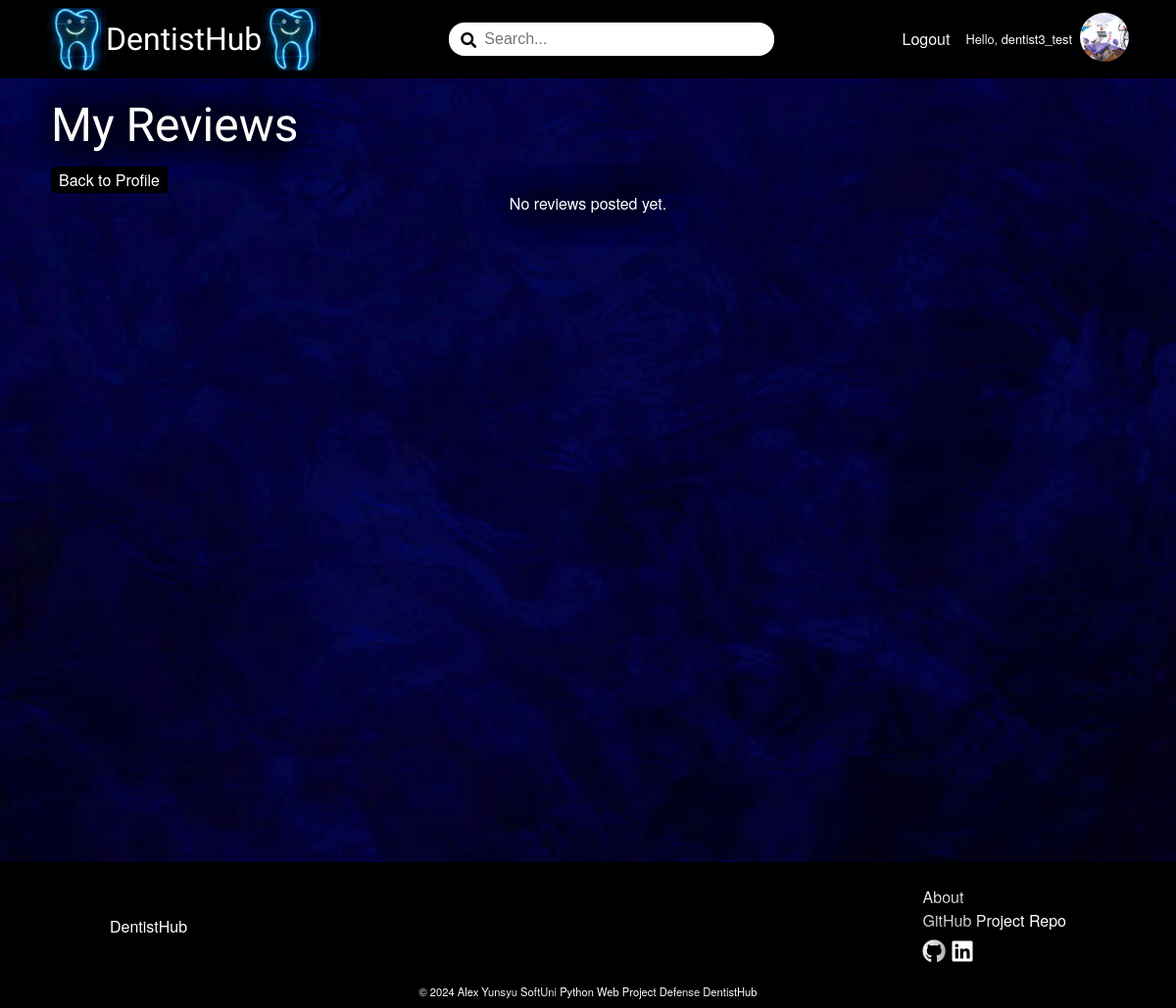
The page /review/my-reviews/7/ (signed in) on the database its author committed.
### DentistBook/account/models.py (models this page shows)
class AppUser(AbstractUser):
    MAX_LENGTH_ROLE = 15
    ROLES = (
        ('Client', 'Client'),
        ('Dentistsoffice', 'Dentist'),
    )
    role = models.CharField(
        max_length=MAX_LENGTH_ROLE,
        choices=ROLES,
        blank=True
    )

### DentistBook/dentistsoffice/models.py (models this page shows, shortened)
class DentistsofficeProfile(models.Model):
    MIN_LENGTH_NAME = 2
    MAX_LENGTH_NAME = 50
    MIN_LENGTH_ADDRESS = 5
    MAX_LENGTH_ADDRESS = 50
    MIN_LENGTH_CITY = 2
    MAX_LENGTH_CITY = 50
    MAX_DIGITS_GEOLOCATION = 18
    DECIMAL_PLACES_GEOLOCATION = 15
    MIN_VALUE_GEOLOCATION_LATITUDE = -90
    MAX_VALUE_GEOLOCATION_LATITUDE = 90
    MIN_VALUE_GEOLOCATION_LONGITUDE = -180
    MAX_VALUE_GEOLOCATION_LONGITUDE = 180
    MIN_LENGTH_ABOUT = 10
    MAX_LENGTH_ABOUT = 500
    class Meta:
        verbose_name = 'Dentists office Profile'
    name = models.CharField(
        max_length=MAX_LENGTH_NAME,
        validators=(validators.MinLengthValidator(MIN_LENGTH_NAME),),
        null=False,
        blank=False
    )
    address = models.CharField(
        max_length=MAX_LENGTH_ADDRESS,
        validators=(validators.MinLengthValidator(MIN_LENGTH_ADDRESS),),
        null=False,
        blank=False
    )
    city = models.CharField(
        max_length=MAX_LENGTH_CITY,
        validators=(
            validators.MinLengthValidator(MIN_LENGTH_CITY),
            validate_dentistsoffice_city_name,
        ),
        null=False,
        blank=False
    )
    geolocation_latitude = models.DecimalField(
        max_digits=MAX_DIGITS_GEOLOCATION,
        decimal_places=DECIMAL_PLACES_GEOLOCATION,
        validators=(
            validators.MinValueValidator(MIN_VALUE_GEOLOCATION_LATITUDE),
            validators.MaxValueValidator(MAX_VALUE_GEOLOCATION_LATITUDE)
        ),
        null=True,
        blank=True
        )
    geolocation_longitude = models.DecimalField(
        max_digits=MAX_DIGITS_GEOLOCATION,
        decimal_places=DECIMAL_PLACES_GEOLOCATION,
        validators=(
            validators.MinValueValidator(MIN_VALUE_GEOLOCATION_LONGITUDE),
            validators.MaxValueValidator(MAX_VALUE_GEOLOCATION_LONGITUDE)
        ),
        null=True,
        blank=True
        )
    about = models.TextField(
        max_length=MAX_LENGTH_ABOUT,
        validators=(validators.MinLengthValidator(MIN_LENGTH_ABOUT),),
        null=True,
        blank=True
    )
    dentistsoffice_picture = models.ImageField(
        upload_to='dentistsoffice-profile-pictures',
        validators=(validate_dentistsoffice_picture_file_size,),
        null=True,
        blank=True,
    )
    slug = models.SlugField(
        unique=True
    )
    user = models.OneToOneField(
        UserModel,
        on_delete=models.CASCADE,
        primary_key=True
    )

### DentistBook/review/views.py (the view)
# urls.py: path('my-reviews/<int:pk>/', ClientReviewsListView.as_view(), name='client-reviews-list'),
class ClientReviewsListView(auth_mixins.LoginRequiredMixin, views.ListView):
    model = Review
    template_name = 'review/client-reviews-list.html'
    context_object_name = 'reviews'
    paginate_by = 6
    def get_queryset(self):
        user = get_object_or_404(ClientProfile, pk=self.kwargs['pk'])
        queryset = Review.objects.filter(user=user.pk).order_by('-date_created')
        return queryset
    def get_context_data(self, **kwargs):
        context = super().get_context_data(**kwargs)
        user = get_object_or_404(ClientProfile, pk=self.kwargs['pk'])
        context['user'] = user
        return context

### DentistBook/common/templatetags/custom_filters.py (called while the page is built)
@register.filter
def get_role(user):
    return user.role if user.is_authenticated else ''

### DentistBook/review/templates/review/client-reviews-list.html (shortened to what this page needs)
{% extends 'base.html' %}
{% load static %}
{% block content %}
    <div class="wall-picture-container">
        <div class="main-review-container">
            <div class="reviews-header">
                <h1>My Reviews</h1>
                <a href="{% url 'client-details' %}" class="link-button">Back to Profile</a>
            </div>
        <div class="list-container">
            {% if reviews %}
                {% for review in reviews %}
                    <div class="review-container">
                        <div>
                            <p><b>Dentistsoffice:</b> {{ review.dentistsoffice }}</p>
                            <p><b>Rating:</b>
                            {% if review.rating == 1 %}
                                <i class="fas fa-star"></i>
                                <i class="far fa-star"></i>
                                <i class="far fa-star"></i>
                                <i class="far fa-star"></i>
                                <i class="far fa-star"></i>
                            {% elif review.rating == 2 %}
                                <i class="fas fa-star"></i>
                                <i class="fas fa-star"></i>
                                <i class="far fa-star"></i>
                                <i class="far fa-star"></i>
                                <i class="far fa-star"></i>
                            {% elif review.rating == 3 %}
                                <i class="fas fa-star"></i>
                                <i class="fas fa-star"></i>
                                <i class="fas fa-star"></i>
                                <i class="far fa-star"></i>
                                <i class="far fa-star"></i>
                            {% elif review.rating == 4 %}
                                <i class="fas fa-star"></i>
                                <i class="fas fa-star"></i>
                                <i class="fas fa-star"></i>
                                <i class="fas fa-star"></i>
                                <i class="far fa-star"></i>
                            {% elif review.rating == 5 %}
                                <i class="fas fa-star"></i>
                                <i class="fas fa-star"></i>
                                <i class="fas fa-star"></i>
                                <i class="fas fa-star"></i>
                                <i class="fas fa-star"></i>
                            {% endif %}
                            ({{ review.rating }})
                            </p>
                            <p class="date-ago">{{ review.date_created|timesince }} ago</p>
                        </div>
                        <p class="review-comment">" {{ review.comment }} "</p>
                        <div>
                            <p><b>By:</b> {{ review.user }}</p>
                            <p><b>Posted on:</b> {{ review.date_created }}</p>
                            <div class="buttons">
                                <button><a href="{% url 'edit-review' pk=review.pk %}" class="link-button">Edit Review</a></button>
                                <button><a href="{% url 'delete-review' pk=review.pk %}" class="link-button">Delete Review</a></button>
                            </div>
                        </div>
                    </div>
                {% endfor %}
            </div>
                    <div class="pagination">
                        <span class="step-links">
                            {% if page_obj.has_previous %}
                                <a href="?page=1">&laquo; first</a>
                                <a href="?page={{ page_obj.previous_page_number }}">previous</a>
                            {% endif %}
                            <span class="current">
                                Page {{ page_obj.number }} of {{ page_obj.paginator.num_pages }}
                            </span>
                            {% if page_obj.has_next %}
                                <a href="?page={{ page_obj.next_page_number }}">next</a>
                                <a href="?page={{ page_obj.paginator.num_pages }}">last &raquo;</a>
                            {% endif %}
                        </span>
                    </div>
            {% else %}
                <p>No reviews posted yet.</p>
            {% endif %}
        </div>
        <img src="{% static 'images/website_photos/white-wall.jpg' %}" alt="white-wall" class="white-wall-picture">
    </div>
{% endblock %}

### templates/header.html (shortened to what this page needs)
{% load custom_filters %}
{% load static %}
<div class="home-logo">
    <a href="{% url 'home-page' %}">
        <img src="{% static 'images/dentistsoffice-pole.jpg' %}" alt="dentistsoffice-pole">
        <span>DentistHub</span>
        <img src="{% static 'images/dentistsoffice-pole.jpg' %}" alt="dentistsoffice-pole">
    </a>
</div>
<div class="search-field">
    <span><i class="fas fa-search"></i></span>
    <input type="text" id="search-input" placeholder="Search...">
</div>
<nav class="header-nav-links">
    <ul role="list">
        {% if not request.user.is_authenticated %}
            <li class="nav-item"><a href="{% url 'register-page' %}">Register</a></li>
            <li class="nav-item"><a href="{% url 'login-page' %}">Login</a></li>
        {% else %}
            <li class="nav-item"><a href="{% url 'logout-page' %}">Logout</a></li>
            {% if request.user|get_role == 'Client' %}
                <li class="nav-item nav-profile">
                    <a href="{% url 'client-details' %}">Hello, {{ request.user }}</a>
                    <a href="{% url 'client-details' %}">
                        {% if request.user.clientprofile.profile_picture %}
                            <img src="{{ request.user.clientprofile.profile_picture.url }}" alt="profile-picture-thumbnail" class="profile-picture-thumbnail">
                        {% else %}
                            <img src="{% static 'images/client-default-profile-picture.jpg' %}" alt="default_profile_picture" class="profile-picture-thumbnail">
                        {% endif %}
                    </a>
                </li>
            {% else %}
                <li class="nav-item nav-profile">
                    <a href="{% url 'dentistsoffice-details' slug=request.user.dentistsofficeprofile.slug %}">Hello, {{ request.user }}</a>
                    <a href="{% url 'dentistsoffice-details' slug=request.user.dentistsofficeprofile.slug %}">
                        {% if request.user.dentistsofficeprofile.dentistsoffice_picture %}
                            <img src="{{ request.user.dentistsofficeprofile.dentistsoffice_picture.url }}" alt="dentistsoffice-profile-picture-thumbnail" class="profile-picture-thumbnail">
                        {% else %}
                            <img src="{% static 'images/dentistsoffice-default-profile-picture.jpg' %}" alt="dentistsoffice-default_profile_picture" class="profile-picture-thumbnail">
                        {% endif %}
                    </a>
                </li>
            {% endif %}
        {% endif %}
    </ul>
</nav>

### static/css/styles.css (style rules this page uses)
:root { --button-brown: #370511; }
*, *::before, *::after { box-sizing: border-box; }
body, h1, h2, h3, h4, h5, h6, p, figure, blockquote, dl, dd { margin: 0; }
h1, h2, h3, h4, h5, h6, b, li, p { color: white; text-shadow: -10px -10px 30px rgba(0, 0, 0, 0.9), 10px -10px 30px rgba(0, 0, 0, 0.9), -10px 10px 30px rgba(0, 0, 0, 0.9), 10px 10px 30px rgba(0, 0, 0, 0.9); }
body { color: white; background-image: url('../images/website_photos/background.jpg'); background-size: cover; background-position: center; background-repeat: no-repeat; }
ul[role='list'], ol[role='list'] { list-style: none; padding: 0; margin: 0; }
a { text-decoration: none; color: inherit; }
body { font-family: 'Helvetica Neue', Arial, sans-serif; line-height: 1.5; height: 100% }
main h1 { font-family: Rye, sans-serif; font-size: 3rem; }
header nav ul { display: flex; flex-direction: row; gap: 1rem; align-items: center; }
header a { color: white; }
.home-logo a { display: flex; flex-direction: row; align-items: center; font-size: 2rem; font-family: Rye, sans-serif; font-weight: 500; }
.home-logo img { width: 60px; }
.search-field { position: relative; width: 30%; }
.search-field span { position: absolute; top: 6px; left: 12px; color: black; z-index: 1; }
.search-field input { padding: 0.5rem 2.25rem; width: 100%; border-radius: 16px; border: none; font-size: 1rem; }
ul { list-style: none; }
a { text-decoration: none; }
.link-button { background: black; color: white; padding: 2px 8px; border-radius: 4px; }
.main-review-container { margin: 0.25rem; display: flex; flex-direction: column; justify-content: center; align-items: center; }
.profile-picture-thumbnail { width: 50px; height: 50px; object-fit: cover; overflow: hidden; border-radius: 50%; }
.nav-profile { display: flex; flex-direction: row; align-items: center; font-size: 0.8rem; gap: 8px; }
h1, h2, h3, h4, h5, h6 { font-family: 'Helvetica Neue', Arial, sans-serif; font-weight: 500; padding: 0.5rem 0; }
.list-container { display: flex; flex-direction: row; flex-wrap: wrap; justify-content: space-evenly; }
.wall-picture-container { position: relative; width: 100%; min-height: 100vh; overflow: hidden; }
.white-wall-picture { position: absolute; top: 0; left: 0; width: 100%; object-fit: cover; z-index: -1; }
.reviews-header { margin-left: 3rem; align-self: flex-start; }

### rows shown on the page
AppUser: user "dentist3_test", user.dentistsofficeprofile.dentistsoffice_picture (picture)
